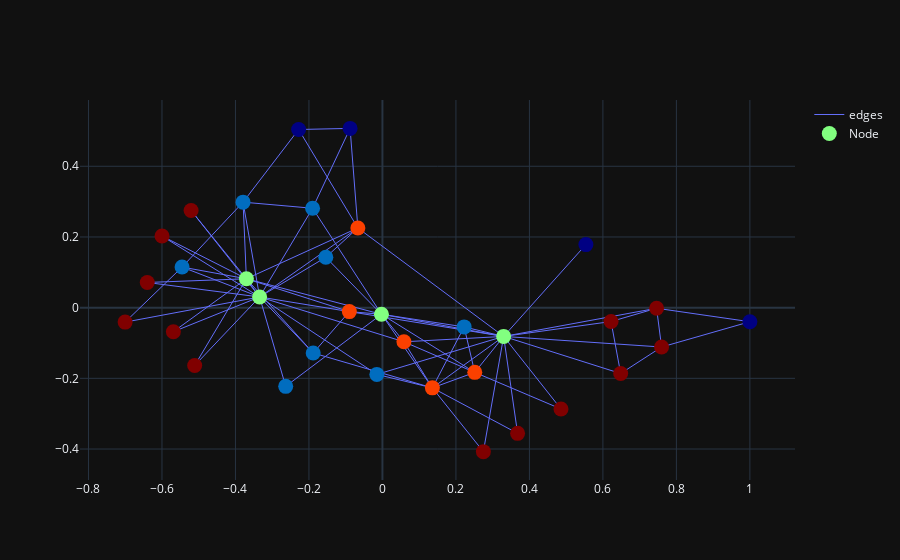

The code cell stored with this chart in its notebook:
### Markdown cell above
### Agglomerative Hierarchical Clustering:

### Code cell
%%timeit -n1 -r1
df = other_sims.agglomerative_hierarchical_clustering(target_G,target_rad, measures.global_graph_degree, target_clusters)
fig = visualize.visualize_rdd_agglomerative_hierarchical_clustering(target_G, target_rad, target_measure, pos, target_clusters)
fig.show()
df = df.sort_values('cluster')
# print(df)

clusters = df_to_cluster_list(df)
result = nx.algorithms.community.modularity(target_G, clusters)
print(result)

### Figure 1 — Plotly figure (JSON) as saved in the notebook; plotly's stock layout.template omitted (floating-point values rounded to 4 significant figures; data arrays with more than 128 entries replaced by an {"elided": "..."} marker saying what was removed)
{"data": [{"line": {"width": 1}, "marker": {"color": [2, 3, 2, 3, 4, 4, 4, 1, 3, 1, 4, 0, 4, 3, 4, 4, 0, 4, 4, 1, 4, 4, 4, 1, 0, 0, 4, 1, 1, 1, 1, 3, 2, 2], "colorscale": [[0, "rgb(0,0,131)"], [0.2, "rgb(0,60,170)"], [0.4, "rgb(5,255,255)"], [0.6, "rgb(255,255,0)"], [0.8, "rgb(250,0,0)"], [1, "rgb(128,0,0)"]], "size": 15}, "mode": "lines", "name": "edges", "type": "scatter", "uid": "b88ca00d-f754-4d32-9b31-4c14eada2ebc", "x": {"elided": "234 float values"}, "y": {"elided": "234 float values"}}, {"customdata": {"elided": "34x6 float values"}, "hovertemplate": "node_name: %{customdata[0]} <br> radius: %{customdata[1]} <br> degree: %{customdata[2]} <br> cluster: %{customdata[3]} <br> nodes_x: %{customdata[4]} <br> nodes_y: %{customdata[5]} <br> ", "marker": {"color": [2, 3, 2, 3, 4, 4, 4, 1, 3, 1, 4, 0, 4, 3, 4, 4, 0, 4, 4, 1, 4, 4, 4, 1, 0, 0, 4, 1, 1, 1, 1, 3, 2, 2], "colorscale": [[0, "rgb(0,0,131)"], [0.2, "rgb(0,60,170)"], [0.4, "rgb(5,255,255)"], [0.6, "rgb(255,255,0)"], [0.8, "rgb(250,0,0)"], [1, "rgb(128,0,0)"]], "size": 15}, "mode": "markers", "name": "Node", "text": [1, 2, 3, 4, 5, 6, 7, 8, 9, 10, 11, 12, 13, 14, 15, 16, 17, 18, 19, 20, 21, 22, 23, 24, 25, 26, 27, 28, 29, 30, 31, 32, 33, 34], "type": "scatter", "uid": "bcf28426-25e4-4e5a-8218-8eec761c1749", "x": [0.3299, 0.1359, -0.002613, 0.2513, 0.6484, 0.7461, 0.7597, 0.2224, -0.09008, -0.2633, 0.6221, 0.5537, 0.4859, 0.05853, -0.5689, -0.511, 1, 0.2747, -0.64, -0.01524, -0.5207, 0.3679, -0.5998, -0.3793, -0.08802, -0.2281, -0.7003, -0.1901, -0.1541, -0.5453, -0.1884, -0.06689, -0.3702, -0.3343], "y": [-0.08139, -0.227, -0.01871, -0.1831, -0.1863, -0.001729, -0.1114, -0.05449, -0.01124, -0.2226, -0.03931, 0.1784, -0.2867, -0.09664, -0.068, -0.1636, -0.03982, -0.4074, 0.07121, -0.1888, 0.2749, -0.3556, 0.2026, 0.2985, 0.5073, 0.504, -0.04095, 0.2813, 0.1425, 0.1148, -0.1283, 0.2255, 0.08173, 0.03023]}], "layout": {"autosize": true, "dragmode": "pan", "xaxis": {"autorange": true, "range": [-0.8263, 1.126], "type": "linear"}, "yaxis": {"autorange": true, "range": [-0.5007, 0.6005], "type": "linear"}}}
